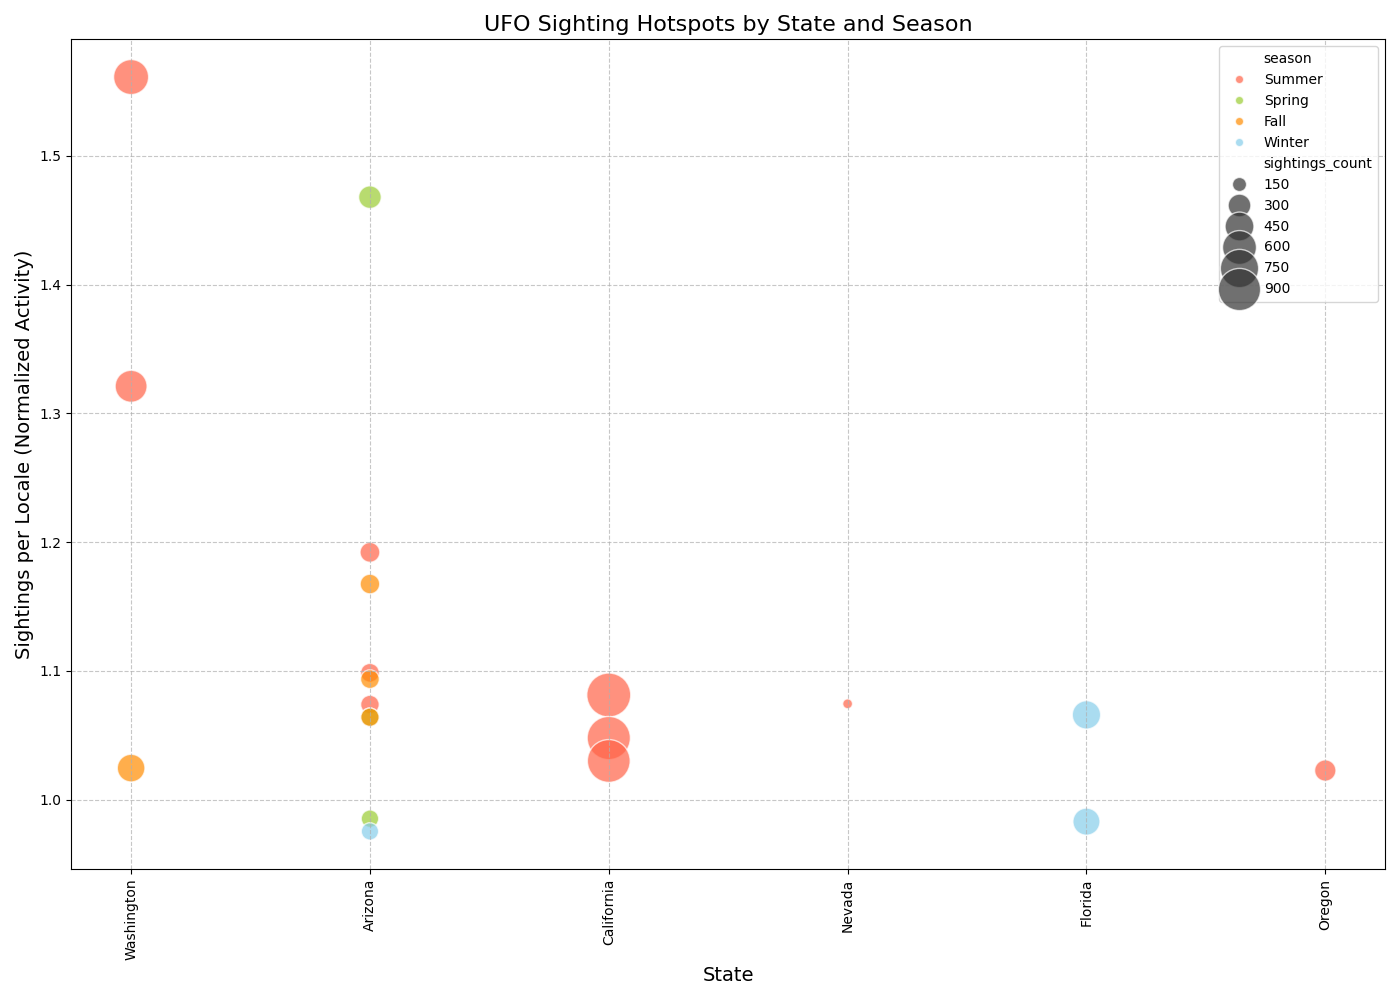

Python code for this plot:
import duckdb
import pandas as pd
import matplotlib.pyplot as plt
import seaborn as sns
from tabulate import tabulate

# Connect to DuckDB database
con = duckdb.connect("ufo.db")

# SQL query to get seasonal UFO hotspots by state
query = """
WITH state_population AS (
    -- Approximating population by state using distinct locale counts as a proxy
    SELECT 
        region, 
        COUNT(DISTINCT locale) AS locale_count
    FROM dim_location
    WHERE country_code = 'USA' AND region IS NOT NULL
    GROUP BY region
),
sightings_by_state_season AS (
    SELECT
        l.region,
        CASE 
            WHEN t.month IN (12, 1, 2) THEN 'Winter'
            WHEN t.month IN (3, 4, 5) THEN 'Spring'
            WHEN t.month IN (6, 7, 8) THEN 'Summer'
            WHEN t.month IN (9, 10, 11) THEN 'Fall'
        END AS season,
        COUNT(*) AS sightings_count
    FROM fact_sightings f
    JOIN dim_location l ON f.location_id = l.location_id
    JOIN dim_time t ON f.time_id = t.time_id
    WHERE l.country_code = 'USA' AND l.region IS NOT NULL
    GROUP BY l.region, season, month
)
SELECT
    s.region AS state,
    s.season,
    s.sightings_count,
    s.sightings_count::FLOAT / p.locale_count AS sightings_per_locale,
    p.locale_count
FROM sightings_by_state_season s
JOIN state_population p ON s.region = p.region
WHERE p.locale_count > 5  -- Filter out states with too few locales for reliable stats
ORDER BY sightings_per_locale DESC
LIMIT 20
"""

# Load results into pandas DataFrame
df = con.execute(query).fetchdf()

# Print table to terminal
print("\n🗺️ UFO SIGHTING HOTSPOTS BY STATE AND SEASON 🗺️\n")
print(tabulate(df, 
               headers=['State', 'Season', 'Sightings Count', 'Sightings per Locale', 'Locale Count'],
               tablefmt="fancy_grid", 
               floatfmt=".2f",
               showindex=False))

# Create visualization
plt.figure(figsize=(14, 10))

# Create a color palette based on seasons
season_colors = {'Winter': 'skyblue', 'Spring': 'yellowgreen', 
                 'Summer': 'tomato', 'Fall': 'darkorange'}

# Create the bubble chart
sns.scatterplot(
    data=df,
    x="state",
    y="sightings_per_locale",
    size="sightings_count",
    hue="season",
    palette=season_colors,
    sizes=(50, 1000),
    alpha=0.7
)

# Customize the chart
plt.title("UFO Sighting Hotspots by State and Season", fontsize=16)
plt.xlabel("State", fontsize=14)
plt.ylabel("Sightings per Locale (Normalized Activity)", fontsize=14)
plt.grid(True, linestyle='--', alpha=0.7)
plt.xticks(rotation=90)
plt.tight_layout()

# Save the visualization
plt.savefig("ufo_hotspots.png")
print("\nVisualization saved as 'ufo_hotspots.png'")

# Close connection
con.close()
